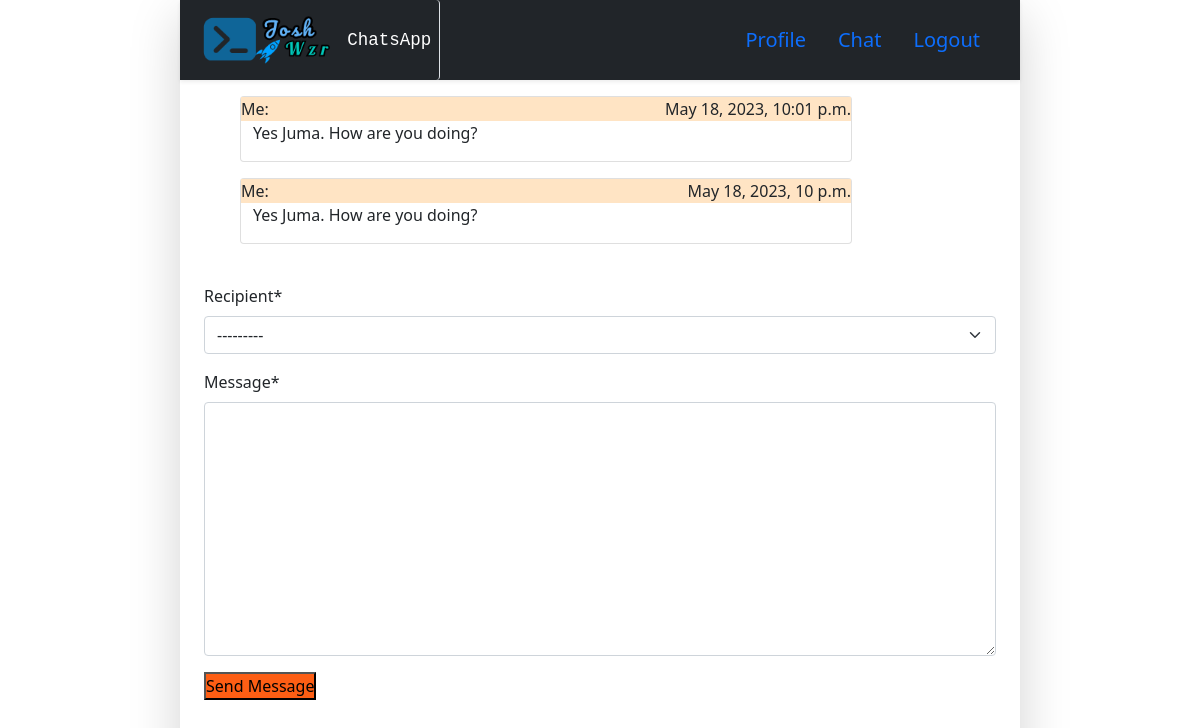
Page /view_messages/ (signed in) on the earlier database version.
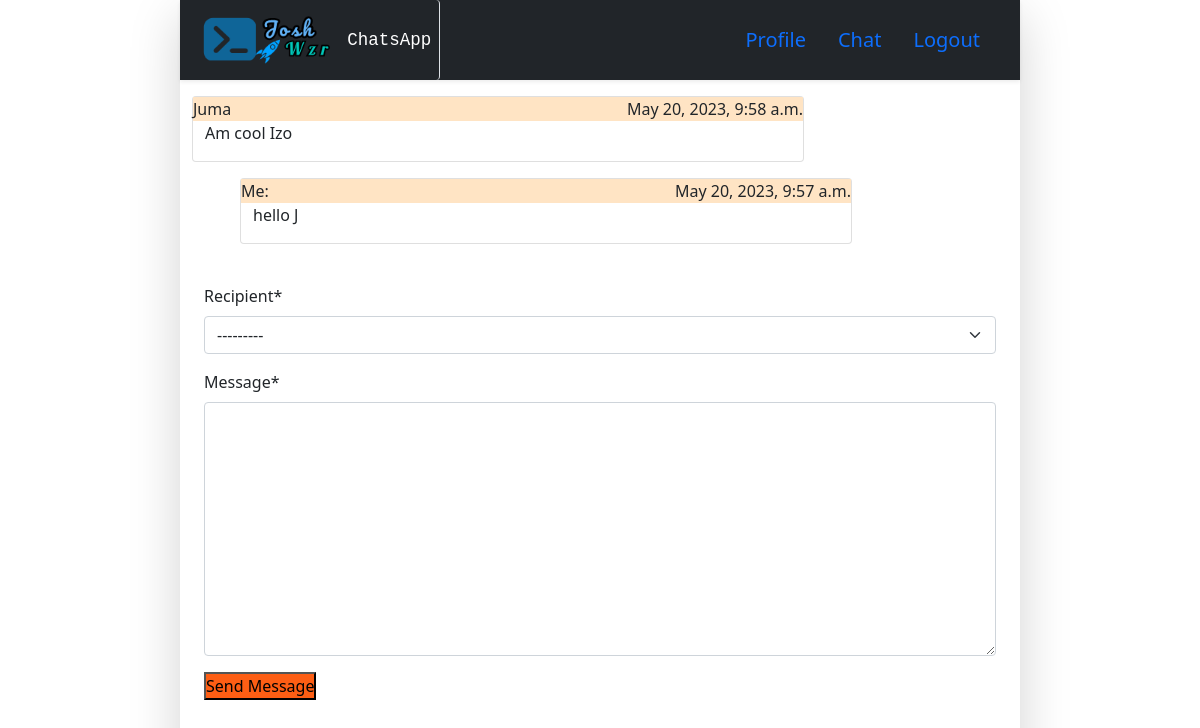
Same page on the later database version.
### MessageApp/models.py (models this page shows, shortened)
class PrivateMessage(models.Model):
    sender = models.ForeignKey(User, on_delete=models.CASCADE, related_name='sent_messages', editable=False)
    recipient = models.ForeignKey(User, on_delete=models.CASCADE, related_name='received_messages')
    message = models.TextField()
    time = models.DateTimeField(default=timezone.now)

### MessageApp/views.py (the view)
# urls.py: path('view_messages/', views.view_messages, name='view_messages'),
def view_messages(request):
    user = request.user
    if user.is_superuser:
        messages = PrivateMessage.objects.all()
    else:
        messages = PrivateMessage.objects.filter(Q(sender=user) | Q(recipient=user)).order_by('-time')[0:2]
    if request.method == "POST":
        mform = MessageForm(request.POST)
        if mform.is_valid():
            instance = mform.save(commit=False)
            instance.sender = request.user
            instance.save()
        else:
            messages.MessageFailure(request, "Oops!.. sth went wrong. Try send again")
    else:
        mform = MessageForm()
        mform.fields['recipient'].queryset = User.objects.exclude(username=user.username)
    return render(request, 'users/view_messages.html', {"messages": messages,"mform":mform,})

### MessageApp/forms.py (shortened to what this page needs)
class MessageForm(ModelForm):
    class Meta:
        model = PrivateMessage
        fields = ['recipient','message']

### MessageApp/templates/users/view_messages.html (shortened to what this page needs)
{% extends 'users/base.html' %}
{% load crispy_forms_tags %}
{% load static %}
{% block content %}
  {% for message in messages %}
   {% if message %}
   <div class = "container-fluid message-body">
    {% if user != message.sender %}
      <div class = "card w-75 my-3">
        <div class="sender">
          <span class= "float-start">{{message.sender.username}}</span>
          <span class = "float-end">{{message.time}}</span>
        </div>
        <div class="container-fluid">
          <p>{{message.message}}</p>
        </div>
      </div>
    {% else %}
      <div class = "card w-75 ms-5 my-3">
        <div class="sender">
          <span class= "float-start">Me:</span>
          <span class = "float-end">{{message.time}}</span>
        </div>
        <div class="container-fluid">
          <p>{{message.message}}</p>
        </div>
      </div>
    {% endif %}
    </div>
   {% endif %}
  {% endfor %}
  <div class = "p-4">
    <form action = "" method = "post">
      {{ mform|crispy}}
      <button type = "submit">Send Message</button>
    </form>
  </div>
{% endblock %}

### MessageApp/templates/users/base.html (shortened to what this page needs)
<!doctype html>
{% load static %}
<html lang="en">
  <head>
    <link rel="stylesheet" href="{% static 'css/main.css' %}">
    <link href="https://cdn.jsdelivr.net/npm/bootstrap@5.0.0-beta3/dist/css/bootstrap.min.css" rel="stylesheet">
    <link href="https://cdn.jsdelivr.net/npm/select2@4.1.0-rc.0/dist/css/select2.min.css" rel="stylesheet" />
  </head>
  <body id="bg" class="shadow-lg">
    <nav class="navbar py-0 navbar-expand-sm navbarstyle bg-dark shadow-sm">
      <div class="container-fluid">
        <a href="{% url 'home' %}" class="navbar-brand border-end rounded-end">
          <img src="{% static 'images/josh_wzr_logo2.png' %}" alt="j-wzr chats app">
          <code class="pe-2">ChatsApp</code>
        </a>
      </div>
      <div class="collapse navbar-collapse px-4" id="collapsibleNavbar">
        <ul class="navbar-nav p-0 m-0">
          {% if user.is_authenticated %}
          <li class="nav-item p-0 m-0">
            <a href="{% url 'profile' %}" class="nav-link mx-2 py-md-4 px-2">Profile</a>
          </li>
          <li class="nav-item p-0 m-0">
            <a href="{% url 'view_messages' %}" class="nav-link mx-2 py-md-4 px-2">Chat</a>
          </li>
          <li class="nav-item p-0 m-0">
            <a href="{% url 'logout' %}" class="nav-link mx-2 py-md-4 px-2">Logout</a>
          </li>
          {% endif %}
        </ul>
      </div>
    </nav>
  {% load static %}
        {% block content %}
        {% endblock content %}
  </body>
</html>

### MessageApp/static/css/main.css (style rules this page uses)
* { padding: 0; margin: 0; }
body { width: 70%; margin: auto !important; height: 100vh !important; overflow: scroll; }
button, .btn, .more { background-color: #fd5e14; }
.sender { position: relative; background-color: bisque; }
nav a { color: #fff; font-size: 20px; }
nav img { width: 150px; height: 70px; }

Differences in the rows shown:
no longer on this page (row unchanged): PrivateMessage: time "May 18, 2023, 10:01 p.m.", message "Yes Juma. How are you doing?"
no longer on this page (row unchanged): PrivateMessage: time "May 18, 2023, 10 p.m.", message "Yes Juma. How are you doing?"
added PrivateMessage: sender.username "Juma", time "May 20, 2023, 9:58 a.m.", message "Am cool Izo"
added PrivateMessage: time "May 20, 2023, 9:57 a.m.", message "hello J"
